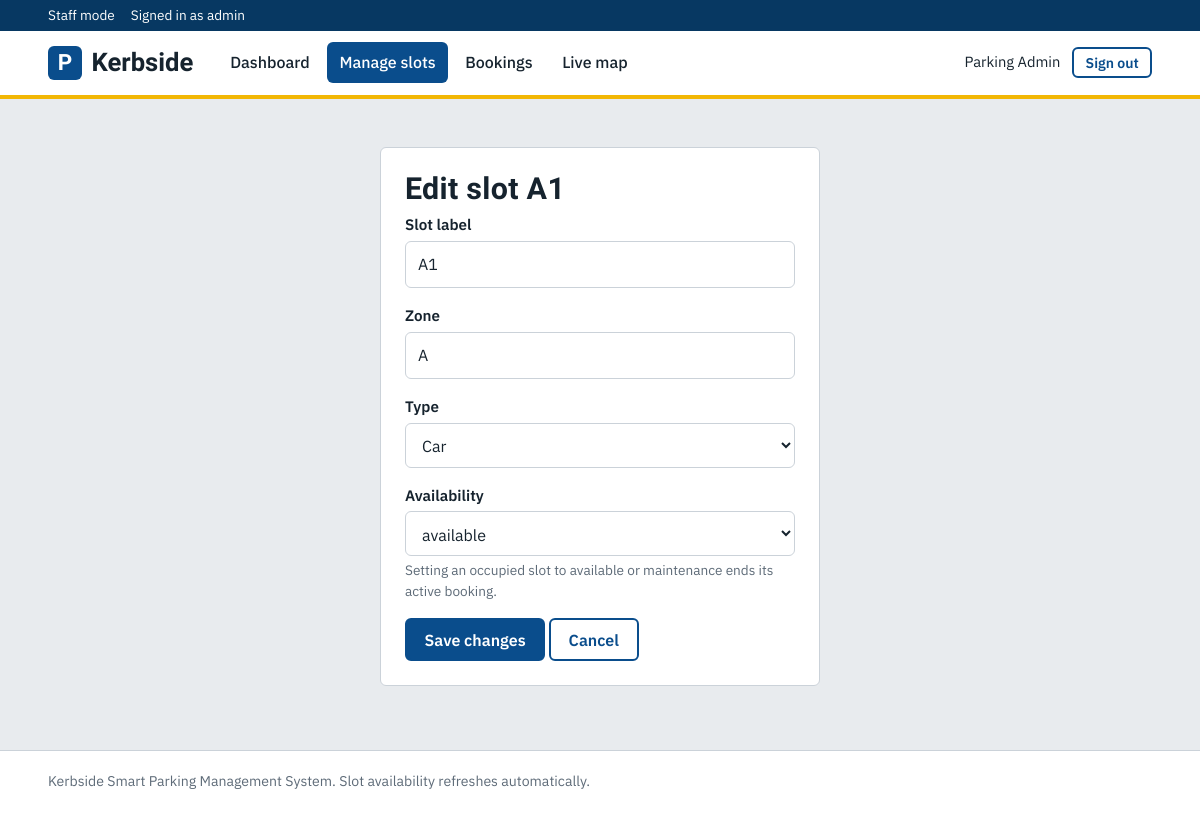
/staff/slots/1/edit/ (signed in), run on the app's committed database.
### parking/models.py (models this page shows, shortened)
class Slot(models.Model):
    label = models.CharField(max_length=10, unique=True)
    zone = models.CharField(max_length=10)
    slot_type = models.CharField(max_length=12, default="Car")
    status = models.CharField(max_length=12, default="available")
    class Meta:
        ordering = ["zone", "label"]

### parking/views.py (the view, shortened to what this page needs)
# urls.py: path("staff/slots/<int:slot_id>/edit/", views.admin_slot_edit, name="admin_slot_edit"),
@admin_required
def admin_slot_edit(request, slot_id):
    slot = get_object_or_404(Slot, pk=slot_id)
    form, errors = slot, []
    return render(request, "admin_slot_edit.html", {"slot": slot, "form": form, "errors": errors, "types": SLOT_TYPES,
                                                    "statuses": SLOT_STATUSES, "page": "admin_slots"})

### parking/views.py (called while the page is built)
def admin_required(view):
    @wraps(view)
    def wrapper(request, *args, **kwargs):
        if not request.user.is_authenticated:
            return redirect("admin_login")
        if not request.user.is_staff:
            messages.error(request, "You do not have access to that page.")
            return redirect("home")
        return view(request, *args, **kwargs)
    return wrapper

### parking/templates/admin_slot_edit.html (shortened to what this page needs)
{% extends "base.html" %}
{% block content %}
<div class="auth"><div class="card">
  <h2>Edit slot {{ slot.label }}</h2>
  <form method="post" action="{% url 'admin_slot_edit' slot.id %}">
    <div class="field"><label for="label">Slot label</label><input type="text" id="label" name="label" value="{{ form.label }}" required></div>
    <div class="field"><label for="zone">Zone</label><input type="text" id="zone" name="zone" value="{{ form.zone }}" required></div>
    <div class="field"><label for="slot_type">Type</label>
      <select id="slot_type" name="slot_type">{% for t in types %}<option value="{{ t }}" {% if form.slot_type == t %}selected{% endif %}>{{ t }}</option>{% endfor %}</select></div>
    <div class="field"><label for="status">Availability</label>
      <select id="status" name="status">{% for s in statuses %}<option value="{{ s }}" {% if form.status == s %}selected{% endif %}>{{ s }}</option>{% endfor %}</select>
      <div class="hint">Setting an occupied slot to available or maintenance ends its active booking.</div></div>
    <button class="btn" type="submit">Save changes</button>
    <a class="btn btn-ghost" href="{% url 'admin_slots' %}">Cancel</a>
  </form>
</div></div>
{% endblock %}

### parking/templates/base.html (shortened to what this page needs)
{% load static %}<!doctype html>
<html lang="en">
<head>
  <link rel="stylesheet" href="{% static 'css/style.css' %}">
</head>
<body>
{% if user.is_staff %}
<div class="staff-bar"><div class="container"><span>Staff mode</span><span>Signed in as {{ user.username }}</span></div></div>
{% endif %}
<header class="site-header">
  <div class="container">
    <a class="brand" href="{% url 'home' %}"><span class="brand-mark">P</span>Kerbside</a>
    <nav class="nav" aria-label="Main">
      {% if user.is_staff %}
        <a href="{% url 'admin_dashboard' %}" class="{% if page == 'dashboard' %}on{% endif %}">Dashboard</a>
        <a href="{% url 'admin_slots' %}" class="{% if page == 'admin_slots' %}on{% endif %}">Manage slots</a>
        <a href="{% url 'admin_bookings' %}" class="{% if page == 'admin_bookings' %}on{% endif %}">Bookings</a>
        <a href="{% url 'slots' %}" class="{% if page == 'slots' %}on{% endif %}">Live map</a>
      {% elif user.is_authenticated %}
        <a href="{% url 'slots' %}" class="{% if page == 'slots' %}on{% endif %}">Book a slot</a>
        <a href="{% url 'my_bookings' %}" class="{% if page == 'my_bookings' %}on{% endif %}">My bookings</a>
      {% else %}
        <a href="{% url 'home' %}" class="{% if page == 'home' %}on{% endif %}">Home</a>
        <a href="{% url 'slots' %}" class="{% if page == 'slots' %}on{% endif %}">Live slots</a>
      {% endif %}
    </nav>
    <div class="nav-user">
      {% if user.is_authenticated %}
        <span>{{ user.first_name }}</span>
        <form class="inline-form" method="post" action="{% url 'logout' %}">{% csrf_token %}<button class="btn btn-ghost btn-sm" type="submit">Sign out</button></form>
      {% else %}
        <a class="btn btn-ghost btn-sm" href="{% url 'login' %}">Sign in</a>
        <a class="btn btn-sm" href="{% url 'register' %}">Create account</a>
        <a class="small" href="{% url 'admin_login' %}">Staff portal</a>
      {% endif %}
    </div>
  </div>
</header>
<main>
  <div class="container">
    {% block content %}{% endblock %}
  </div>
</main>
<footer class="site-footer"><div class="container">Kerbside Smart Parking Management System. Slot availability refreshes automatically.</div></footer>
</body>
</html>

### parking/static/css/style.css (style rules this page uses)
:root { --concrete:#E8EBEE; --paper:#FFFFFF; --ink:#16232E; --muted:#5E6B78; --line:#CBD2D9; --sign:#0A4D8C; --sign-dark:#073862; --bay:#17936B; --brake:#C8423B; --paint:#F2B705; --asphalt:#2B343C; --asphalt-2:#36414A; --radius:6px; --font-head:"Barlow Condensed","Arial Narrow",Arial,sans-serif; --font-body:"IBM Plex Sans","Segoe UI",system-ui,sans-serif; --font-mono:"IBM Plex Mono",ui-monospace,Menlo,Consolas,monospace; }
* { box-sizing:border-box }
html { -webkit-text-size-adjust:100% }
body { margin:0;background:var(--concrete);color:var(--ink);font-family:var(--font-body);font-size:16px;line-height:1.55 }
h1,h2,h3 { font-family:var(--font-head);font-weight:700;line-height:1.1;margin:0 0 .5rem;letter-spacing:.01em }
h2 { font-size:1.9rem }
a { color:var(--sign) }
.container { width:min(1120px,92%);margin:0 auto }
.site-header { background:var(--paper);border-bottom:4px solid var(--paint) }
.site-header .container { display:flex;align-items:center;gap:1.5rem;min-height:64px;flex-wrap:wrap }
.brand { display:flex;align-items:center;gap:.6rem;text-decoration:none;color:var(--ink);font-family:var(--font-head);font-weight:700;font-size:1.6rem }
.brand-mark { display:grid;place-items:center;width:34px;height:34px;background:var(--sign);color:#fff;border-radius:6px;font-size:1.4rem;line-height:1 }
.nav { display:flex;gap:.25rem;flex:1;flex-wrap:wrap }
.nav a { color:var(--ink);text-decoration:none;padding:.5rem .8rem;border-radius:var(--radius);font-weight:500 }
.nav a.on { background:var(--sign);color:#fff }
.nav-user { display:flex;align-items:center;gap:.75rem;font-size:.92rem }
.staff-bar { background:var(--sign-dark);color:#fff;font-size:.85rem;padding:.3rem 0 }
.staff-bar .container { display:flex;gap:1rem }
.btn { display:inline-block;border:2px solid var(--sign);background:var(--sign);color:#fff;padding:.6rem 1.1rem;border-radius:var(--radius);font:600 1rem var(--font-body);text-decoration:none;cursor:pointer }
.btn-ghost { background:transparent;color:var(--sign) }
.btn-sm { padding:.3rem .7rem;font-size:.88rem }
label { display:block;font-weight:600;margin-bottom:.25rem;font-size:.95rem }
input[type=text],input[type=password],input[type=email],select { width:100%;padding:.65rem .75rem;border:1.5px solid var(--line);border-radius:var(--radius);font:inherit;background:#fff;color:var(--ink) }
.field { margin-bottom:1rem }
.hint { font-size:.85rem;color:var(--muted);margin-top:.25rem }
.inline-form { display:inline }
main { padding:2rem 0 3rem;min-height:60vh }
.card { background:var(--paper);border:1px solid var(--line);border-radius:var(--radius);padding:1.5rem }
.auth { display:grid;place-items:center;padding:1rem 0 }
.auth .card { width:min(440px,100%) }
.site-footer { border-top:1px solid var(--line);padding:1.25rem 0;color:var(--muted);font-size:.88rem;background:var(--paper) }

### data on the page
Slot: label "A1", zone "A", slot_type "Car", status "available"

### other printed values
{{ user.username }} "admin"
{{ user.first_name }} "Parking Admin"
